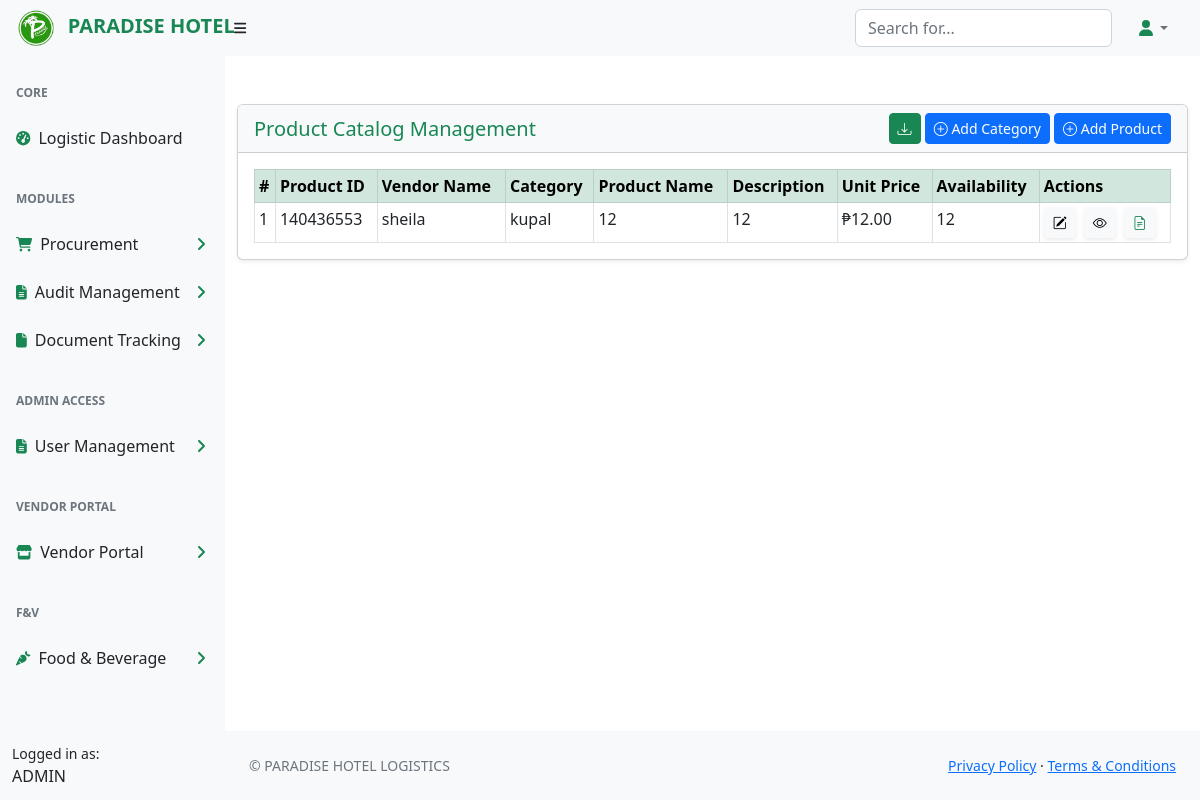
/vendor-product-catalog (signed in), run on an earlier commit of the app's database.
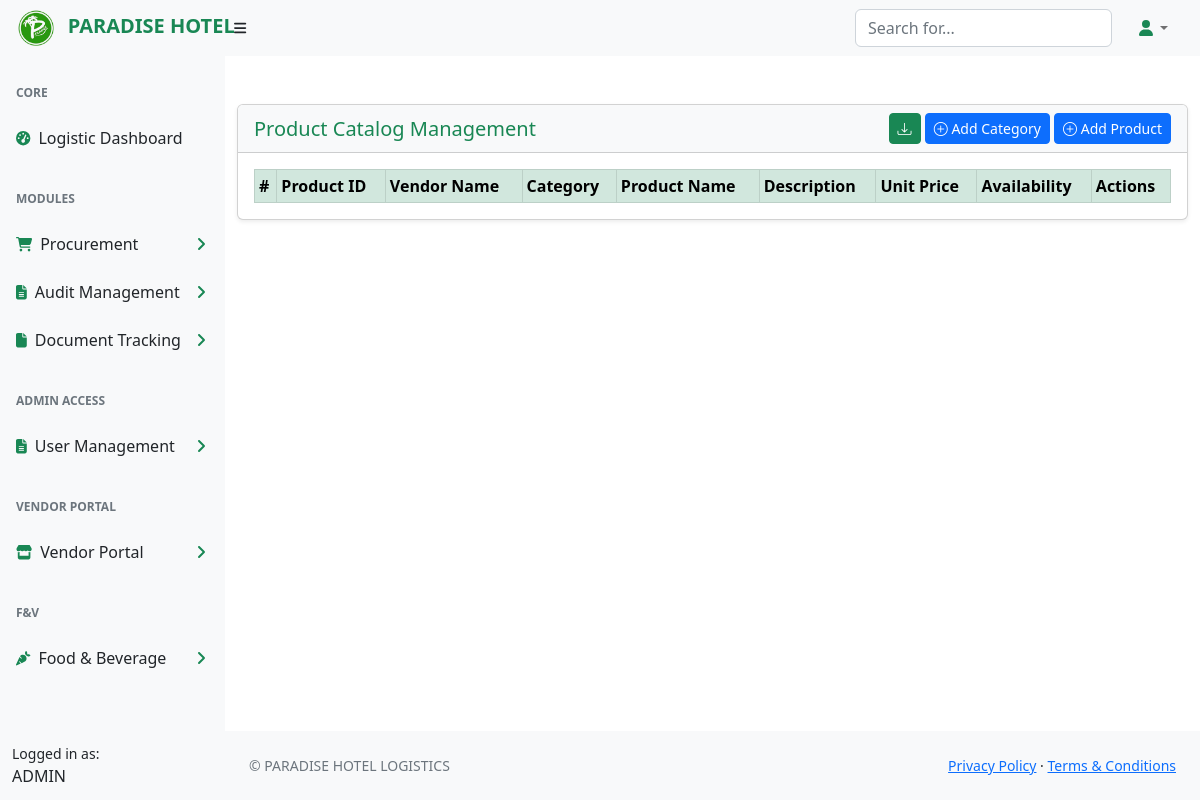
And on a later commit of the database.
### tables this page shows
CREATE TABLE `vendor_products` (
  `product_id` int(11) NOT NULL,
  `vendor_id` int(11) NOT NULL,
  `product_name` varchar(255) NOT NULL,
  `category` varchar(255) DEFAULT NULL,
  `category_id` int(11) DEFAULT NULL,
  `description` text DEFAULT NULL,
  `unit_price` float NOT NULL,
  `availability` int(11) NOT NULL
);

CREATE TABLE `vendors` (
  `vendor_id` int(11) NOT NULL,
  `vendor_name` varchar(255) NOT NULL,
  `contact_info` varchar(255) NOT NULL,
  `vendor_rating` int(11) NOT NULL,
  `preferred_status` enum('Yes','No') NOT NULL,
  `contract_status` enum('Active','Inactive') NOT NULL
);

CREATE TABLE `categories` (
  `category_id` int(11) NOT NULL,
  `category_name` varchar(255) NOT NULL
);

### app/core/database.php (called while the page is built, shortened)
<?php
class Database
{
    public $DB_HOST = "localhost";
    public $DB_USER = "root";
    public $DB_PASSWORD = "";
    public $DB_NAME = "hotel_crm";
    public $DB;
    public function DB_CONNECTION()
    {
        $this->DB = new mysqli($this->DB_HOST, $this->DB_USER, $this->DB_PASSWORD, $this->DB_NAME);
    }
    public function SELECT($table, $fields, $options = '', $params = [])
    {
        $query = "SELECT {$fields} FROM {$table} {$options}";
        $stmt = $this->DB->prepare($query);
        $stmt->execute();
        $result = $stmt->get_result();
        $data = $result->fetch_all(MYSQLI_ASSOC);
        return $data;
    }
    public function SELECT_ONE_WHERE($table, $fields, $where, $options = '')
    {
        $condition = "";
        foreach ($where as $key => $value) {
            $condition .= $key . " = ? AND ";
        }
        $condition = substr($condition, 0, -5);
        $query = "SELECT {$fields} FROM {$table} WHERE {$condition} {$options} LIMIT 1";
        $stmt = $this->DB->prepare($query);
        if ($where) {
            $types = str_repeat('s', count($where));
            $stmt->bind_param($types, ...array_values($where));
        }
        $stmt->execute();
        $result = $stmt->get_result();
        return $result->fetch_assoc();
    }
}

### app/init.php (called while the page is built, shortened)
<?php
require("core/database.php");
require("core/utils.php");
$DB = new Database();

### app/core/utils.php (called while the page is built, shortened)
<?php
function CHARS($string)
{
    return htmlspecialchars($string ?? '');
}
function NUMBER_PHP_2($int)
{
    return '₱' . number_format($int, 2);
}

### page/vendor-product-catalog/Main.php (the view, shortened to what the changed rows need)
<?php
$products = $DB->SELECT("vendor_products", "*");
?>
<div class="container mt-5">
    <div class="row g-4">
        <div class="container mt-4">
            <div class="card shadow-sm mb-4">
                <div class="card-body">
                    <div class="table-responsive">
                        <table id="dataTable2" class="table table-bordered table-hover table-sm mb-0 shadow-sm">
                            <thead class="table-success">
                                <tr>
                                    <th>#</th>
                                    <th>Product ID</th>
                                    <th>Vendor Name</th>
                                    <th>Category</th>
                                    <th>Product Name</th>
                                    <th>Description</th>
                                    <th>Unit Price</th>
                                    <th>Availability</th>
                                    <th>Actions</th>
                                </tr>
                            </thead>
                            <tbody>
                                <?php $i = 1;
                                foreach ($products as $product): ?>
                                    <?php
                                    $whereVendor = array("vendor_id" => $product['vendor_id']);
                                    $vendor_name = $DB->SELECT_ONE_WHERE("vendors", "vendor_name", $whereVendor);
                                    $vendorName = $vendor_name ? CHARS($vendor_name['vendor_name']) : 'Unknown Vendor';
                                    $whereCategory = array("category_id" => $product['category_id']);
                                    $category_name = $DB->SELECT_ONE_WHERE("categories", "category_name", $whereCategory);
                                    $categoryName = $category_name ? CHARS($category_name['category_name']) : 'Unknown Category';
                                    ?>
                                    <tr>
                                        <td><?= $i++; ?></td>
                                        <td><?= $product['product_id']; ?></td>
                                        <td><?= $vendorName; ?></td>
                                        <td><?= $categoryName; ?></td>
                                        <td><?= $product['product_name']; ?></td>
                                        <td><?= $product['description']; ?></td>
                                        <td><?= NUMBER_PHP_2($product['unit_price']); ?></td>
                                        <td><?= $product['availability']; ?></td>
                                        <td>
                                            <div class="d-flex gap-2">
                                                <button class="btn btn-sm btn-light shadow-sm editProduct" data-product_id="<?= $product['product_id']; ?>">
                                                    <i class="bi bi-pencil-square"></i>
                                                </button>
                                                <button class="btn btn-sm btn-light shadow-sm viewProduct" data-product_id="<?= $product['product_id']; ?>">
                                                    <i class="bi bi-eye"></i>
                                                </button>
                                                <button class="btn btn-sm btn-light shadow-sm generateReportProduct text-success" data-product_id="<?= $product['product_id']; ?>">
                                                    <i class="bi bi-file-earmark-text"></i>
                                                </button>
                                            </div>
                                        </td>
                                    </tr>
                                <?php endforeach; ?>
                            </tbody>
                        </table>
                    </div>
                </div>
            </div>
        </div>
    </div>
</div>

What changed in the data, as far as the page shows it:
removed vendor_products: product_id "140436553", vendor.vendor_name "sheila", category.category_name "kupal", product_name "12", description "12", unit_price "₱12.00", availability "12"
